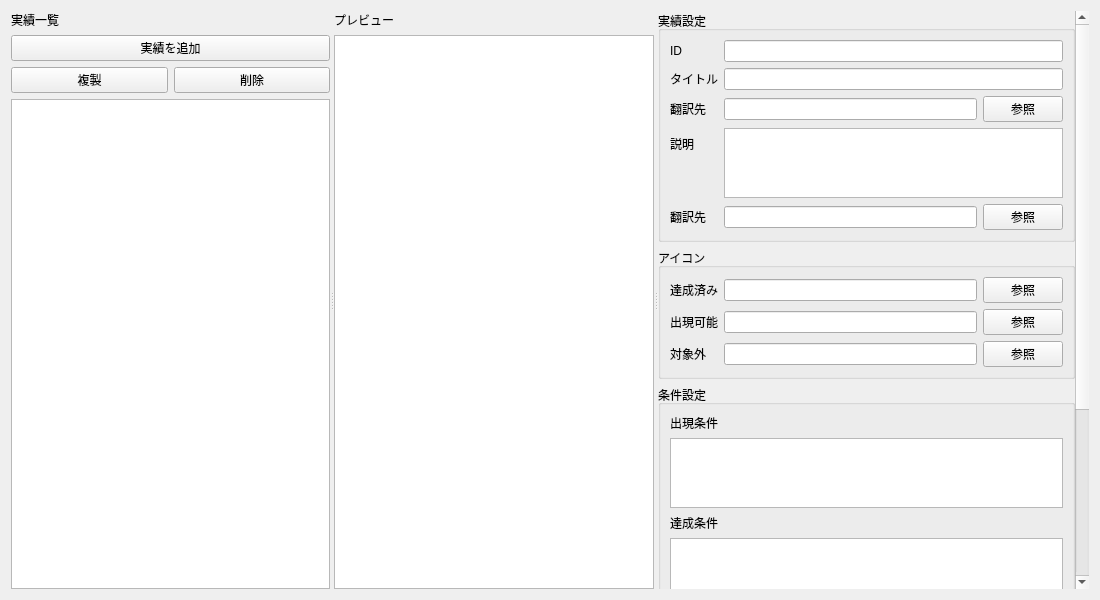
<?xml version="1.0" encoding="UTF-8"?>
<ui version="4.0">
 <class>AchievementWidget</class>
 <widget class="QWidget" name="AchievementWidget">
  <property name="geometry">
   <rect>
    <x>0</x>
    <y>0</y>
    <width>1100</width>
    <height>600</height>
   </rect>
  </property>
  <property name="windowTitle">
   <string>実績エディタ</string>
  </property>
  <layout class="QHBoxLayout" name="mainLayout">
   <item>
    <widget class="QSplitter" name="mainSplitter">
     <property name="orientation">
      <enum>Qt::Orientation::Horizontal</enum>
     </property>
     <widget class="QWidget" name="leftWidget">
      <layout class="QVBoxLayout" name="leftPanel">
       <item>
        <widget class="QLabel" name="achievementListLabel">
         <property name="text">
          <string>実績一覧</string>
         </property>
        </widget>
       </item>
       <item>
        <widget class="QPushButton" name="addAchievementButton">
         <property name="text">
          <string>実績を追加</string>
         </property>
        </widget>
       </item>
       <item>
        <layout class="QHBoxLayout" name="listActionLayout">
         <item>
          <widget class="QPushButton" name="duplicateAchievementButton">
           <property name="text">
            <string>複製</string>
           </property>
          </widget>
         </item>
         <item>
          <widget class="QPushButton" name="removeAchievementButton">
           <property name="text">
            <string>削除</string>
           </property>
          </widget>
         </item>
        </layout>
       </item>
       <item>
        <widget class="QListWidget" name="achievementList"/>
       </item>
      </layout>
     </widget>
     <widget class="QWidget" name="previewWidget">
      <layout class="QVBoxLayout" name="rightPanel">
       <item>
        <widget class="QLabel" name="previewHeaderLabel">
         <property name="text">
          <string>プレビュー</string>
         </property>
        </widget>
       </item>
       <item>
        <widget class="QGraphicsView" name="previewGraphicsView"/>
       </item>
      </layout>
     </widget>
     <widget class="QScrollArea" name="editorScrollArea">
      <property name="frameShape">
       <enum>QFrame::Shape::NoFrame</enum>
      </property>
      <property name="widgetResizable">
       <bool>true</bool>
      </property>
      <property name="horizontalScrollBarPolicy">
       <enum>Qt::ScrollBarAsNeeded</enum>
      </property>
      <property name="verticalScrollBarPolicy">
       <enum>Qt::ScrollBarAsNeeded</enum>
      </property>
      <widget class="QWidget" name="editorScrollContent">
       <layout class="QVBoxLayout" name="editorLayout">
        <property name="leftMargin">
         <number>0</number>
        </property>
        <property name="topMargin">
         <number>0</number>
        </property>
        <property name="rightMargin">
         <number>0</number>
        </property>
        <property name="bottomMargin">
         <number>0</number>
        </property>
        <item>
         <widget class="QGroupBox" name="achievementGroup">
          <property name="title">
           <string>実績設定</string>
          </property>
          <layout class="QFormLayout" name="achievementFormLayout">
           <item row="0" column="0">
            <widget class="QLabel" name="idLabel">
             <property name="text">
              <string>ID</string>
             </property>
            </widget>
           </item>
           <item row="0" column="1">
            <widget class="QLineEdit" name="achievementIdEdit"/>
           </item>
           <item row="1" column="0">
            <widget class="QLabel" name="titleLabel">
             <property name="text">
              <string>タイトル</string>
             </property>
            </widget>
           </item>
           <item row="1" column="1">
            <widget class="QLineEdit" name="achievementTitleEdit"/>
           </item>
           <item row="2" column="0">
            <widget class="QLabel" name="titleLocPathLabel">
             <property name="text">
              <string>翻訳先</string>
             </property>
            </widget>
           </item>
           <item row="2" column="1">
            <layout class="QHBoxLayout" name="titleLocLayout">
             <item>
              <widget class="QLineEdit" name="titleLocPathEdit"/>
             </item>
             <item>
              <widget class="QPushButton" name="titleLocPathBrowseButton">
               <property name="text">
                <string>参照</string>
               </property>
              </widget>
             </item>
            </layout>
           </item>
           <item row="3" column="0">
            <widget class="QLabel" name="descriptionLabel">
             <property name="text">
              <string>説明</string>
             </property>
            </widget>
           </item>
           <item row="3" column="1">
            <widget class="QPlainTextEdit" name="achievementDescriptionEdit"/>
           </item>
           <item row="4" column="0">
            <widget class="QLabel" name="descriptionLocPathLabel">
             <property name="text">
              <string>翻訳先</string>
             </property>
            </widget>
           </item>
           <item row="4" column="1">
            <layout class="QHBoxLayout" name="descriptionLocLayout">
             <item>
              <widget class="QLineEdit" name="descriptionLocPathEdit"/>
             </item>
             <item>
              <widget class="QPushButton" name="descriptionLocPathBrowseButton">
               <property name="text">
                <string>参照</string>
               </property>
              </widget>
             </item>
            </layout>
           </item>
          </layout>
         </widget>
        </item>
        <item>
         <widget class="QGroupBox" name="iconsGroup">
          <property name="title">
           <string>アイコン</string>
          </property>
          <layout class="QFormLayout" name="iconsFormLayout">
           <item row="0" column="0">
            <widget class="QLabel" name="completedIconLabel">
             <property name="text">
              <string>達成済み</string>
             </property>
            </widget>
           </item>
           <item row="0" column="1">
            <layout class="QHBoxLayout" name="completedIconLayout">
             <item>
              <widget class="QLineEdit" name="completedIconPathEdit"/>
             </item>
             <item>
              <widget class="QPushButton" name="completedIconBrowseButton">
               <property name="text">
                <string>参照</string>
               </property>
              </widget>
             </item>
            </layout>
           </item>
           <item row="1" column="0">
            <widget class="QLabel" name="possibleIconLabel">
             <property name="text">
              <string>出現可能</string>
             </property>
            </widget>
           </item>
           <item row="1" column="1">
            <layout class="QHBoxLayout" name="possibleIconLayout">
             <item>
              <widget class="QLineEdit" name="possibleIconPathEdit"/>
             </item>
             <item>
              <widget class="QPushButton" name="possibleIconBrowseButton">
               <property name="text">
                <string>参照</string>
               </property>
              </widget>
             </item>
            </layout>
           </item>
           <item row="2" column="0">
            <widget class="QLabel" name="notEligibleIconLabel">
             <property name="text">
              <string>対象外</string>
             </property>
            </widget>
           </item>
           <item row="2" column="1">
            <layout class="QHBoxLayout" name="notEligibleIconLayout">
             <item>
              <widget class="QLineEdit" name="notEligibleIconPathEdit"/>
             </item>
             <item>
              <widget class="QPushButton" name="notEligibleIconBrowseButton">
               <property name="text">
                <string>参照</string>
               </property>
              </widget>
             </item>
            </layout>
           </item>
          </layout>
         </widget>
        </item>
        <item>
         <widget class="QGroupBox" name="conditionsGroup">
          <property name="title">
           <string>条件設定</string>
          </property>
          <layout class="QVBoxLayout" name="conditionsLayout">
           <item>
            <widget class="QLabel" name="possibleConditionsLabel">
             <property name="text">
              <string>出現条件</string>
             </property>
            </widget>
           </item>
           <item>
            <widget class="QPlainTextEdit" name="possibleConditionsEdit"/>
           </item>
           <item>
            <widget class="QLabel" name="happenedConditionsLabel">
             <property name="text">
              <string>達成条件</string>
             </property>
            </widget>
           </item>
           <item>
            <widget class="QPlainTextEdit" name="happenedConditionsEdit"/>
           </item>
          </layout>
         </widget>
        </item>
        <item>
         <widget class="QGroupBox" name="ribbonGroup">
          <property name="title">
           <string>リボン</string>
          </property>
          <layout class="QGridLayout" name="ribbonGridLayout">
           <item row="0" column="0">
            <widget class="QLabel" name="frameLabel">
             <property name="text">
              <string>フレーム</string>
             </property>
            </widget>
           </item>
           <item row="0" column="1">
            <widget class="QLabel" name="frameXLabel">
             <property name="text">
              <string>X</string>
             </property>
            </widget>
           </item>
           <item row="0" column="2">
            <widget class="QSpinBox" name="frameXSpin">
             <property name="value">
              <number>1</number>
             </property>
            </widget>
           </item>
           <item row="0" column="3">
            <widget class="QLabel" name="frameYLabel">
             <property name="text">
              <string>Y</string>
             </property>
            </widget>
           </item>
           <item row="0" column="4">
            <widget class="QSpinBox" name="frameYSpin">
             <property name="value">
              <number>1</number>
             </property>
            </widget>
           </item>
           <item row="0" column="5">
            <widget class="QLabel" name="frameStyleLabel">
             <property name="text">
              <string>スタイル</string>
             </property>
            </widget>
           </item>
           <item row="0" column="6">
            <widget class="QSpinBox" name="frameStyleSpin">
             <property name="value">
              <number>1</number>
             </property>
            </widget>
           </item>
           <item row="1" column="0">
            <widget class="QLabel" name="color1Label">
             <property name="text">
              <string>色 1</string>
             </property>
            </widget>
           </item>
           <item row="1" column="1">
            <widget class="QLabel" name="color1RLabel">
             <property name="text">
              <string>R</string>
             </property>
            </widget>
           </item>
           <item row="1" column="2">
            <widget class="QSpinBox" name="color1RSpin">
             <property name="maximum">
              <number>255</number>
             </property>
            </widget>
           </item>
           <item row="1" column="3">
            <widget class="QLabel" name="color1GLabel">
             <property name="text">
              <string>G</string>
             </property>
            </widget>
           </item>
           <item row="1" column="4">
            <widget class="QSpinBox" name="color1GSpin">
             <property name="maximum">
              <number>255</number>
             </property>
            </widget>
           </item>
           <item row="1" column="5">
            <widget class="QLabel" name="color1BLabel">
             <property name="text">
              <string>B</string>
             </property>
            </widget>
           </item>
           <item row="1" column="6">
            <widget class="QSpinBox" name="color1BSpin">
             <property name="maximum">
              <number>255</number>
             </property>
            </widget>
           </item>
           <item row="1" column="7">
            <widget class="QToolButton" name="color1PickerButton">
             <property name="text">
              <string>...</string>
             </property>
            </widget>
           </item>
           <item row="2" column="0">
            <widget class="QLabel" name="color2Label">
             <property name="text">
              <string>色 2</string>
             </property>
            </widget>
           </item>
           <item row="2" column="1">
            <widget class="QLabel" name="color2RLabel">
             <property name="text">
              <string>R</string>
             </property>
            </widget>
           </item>
           <item row="2" column="2">
            <widget class="QSpinBox" name="color2RSpin">
             <property name="maximum">
              <number>255</number>
             </property>
            </widget>
           </item>
           <item row="2" column="3">
            <widget class="QLabel" name="color2GLabel">
             <property name="text">
              <string>G</string>
             </property>
            </widget>
           </item>
           <item row="2" column="4">
            <widget class="QSpinBox" name="color2GSpin">
             <property name="maximum">
              <number>255</number>
             </property>
            </widget>
           </item>
           <item row="2" column="5">
            <widget class="QLabel" name="color2BLabel">
             <property name="text">
              <string>B</string>
             </property>
            </widget>
           </item>
           <item row="2" column="6">
            <widget class="QSpinBox" name="color2BSpin">
             <property name="maximum">
              <number>255</number>
             </property>
            </widget>
           </item>
           <item row="2" column="7">
            <widget class="QToolButton" name="color2PickerButton">
             <property name="text">
              <string>...</string>
             </property>
            </widget>
           </item>
           <item row="3" column="0">
            <widget class="QLabel" name="color3Label">
             <property name="text">
              <string>色 3</string>
             </property>
            </widget>
           </item>
           <item row="3" column="1">
            <widget class="QLabel" name="color3RLabel">
             <property name="text">
              <string>R</string>
             </property>
            </widget>
           </item>
           <item row="3" column="2">
            <widget class="QSpinBox" name="color3RSpin">
             <property name="maximum">
              <number>255</number>
             </property>
            </widget>
           </item>
           <item row="3" column="3">
            <widget class="QLabel" name="color3GLabel">
             <property name="text">
              <string>G</string>
             </property>
            </widget>
           </item>
           <item row="3" column="4">
            <widget class="QSpinBox" name="color3GSpin">
             <property name="maximum">
              <number>255</number>
             </property>
            </widget>
           </item>
           <item row="3" column="5">
            <widget class="QLabel" name="color3BLabel">
             <property name="text">
              <string>B</string>
             </property>
            </widget>
           </item>
           <item row="3" column="6">
            <widget class="QSpinBox" name="color3BSpin">
             <property name="maximum">
              <number>255</number>
             </property>
            </widget>
           </item>
           <item row="3" column="7">
            <widget class="QToolButton" name="color3PickerButton">
             <property name="text">
              <string>...</string>
             </property>
            </widget>
           </item>
           <item row="4" column="0">
            <widget class="QLabel" name="color4Label">
             <property name="text">
              <string>色 4</string>
             </property>
            </widget>
           </item>
           <item row="4" column="1">
            <widget class="QLabel" name="color4RLabel">
             <property name="text">
              <string>R</string>
             </property>
            </widget>
           </item>
           <item row="4" column="2">
            <widget class="QSpinBox" name="color4RSpin">
             <property name="maximum">
              <number>255</number>
             </property>
            </widget>
           </item>
           <item row="4" column="3">
            <widget class="QLabel" name="color4GLabel">
             <property name="text">
              <string>G</string>
             </property>
            </widget>
           </item>
           <item row="4" column="4">
            <widget class="QSpinBox" name="color4GSpin">
             <property name="maximum">
              <number>255</number>
             </property>
            </widget>
           </item>
           <item row="4" column="5">
            <widget class="QLabel" name="color4BLabel">
             <property name="text">
              <string>B</string>
             </property>
            </widget>
           </item>
           <item row="4" column="6">
            <widget class="QSpinBox" name="color4BSpin">
             <property name="maximum">
              <number>255</number>
             </property>
            </widget>
           </item>
           <item row="4" column="7">
            <widget class="QToolButton" name="color4PickerButton">
             <property name="text">
              <string>...</string>
             </property>
            </widget>
           </item>
          </layout>
         </widget>
        </item>
        <item>
         <widget class="QPushButton" name="btnToggleAdvancedAchievement">
          <property name="text">
           <string>表示項目の切り替え</string>
          </property>
         </widget>
        </item>
        <item>
         <spacer name="editorBottomSpacer">
          <property name="orientation">
           <enum>Qt::Orientation::Vertical</enum>
          </property>
          <property name="sizeHint" stdset="0">
           <size>
            <width>20</width>
            <height>40</height>
           </size>
          </property>
         </spacer>
        </item>
       </layout>
      </widget>
     </widget>
    </widget>
   </item>
  </layout>
 </widget>
 <resources/>
 <connections/>
</ui>
